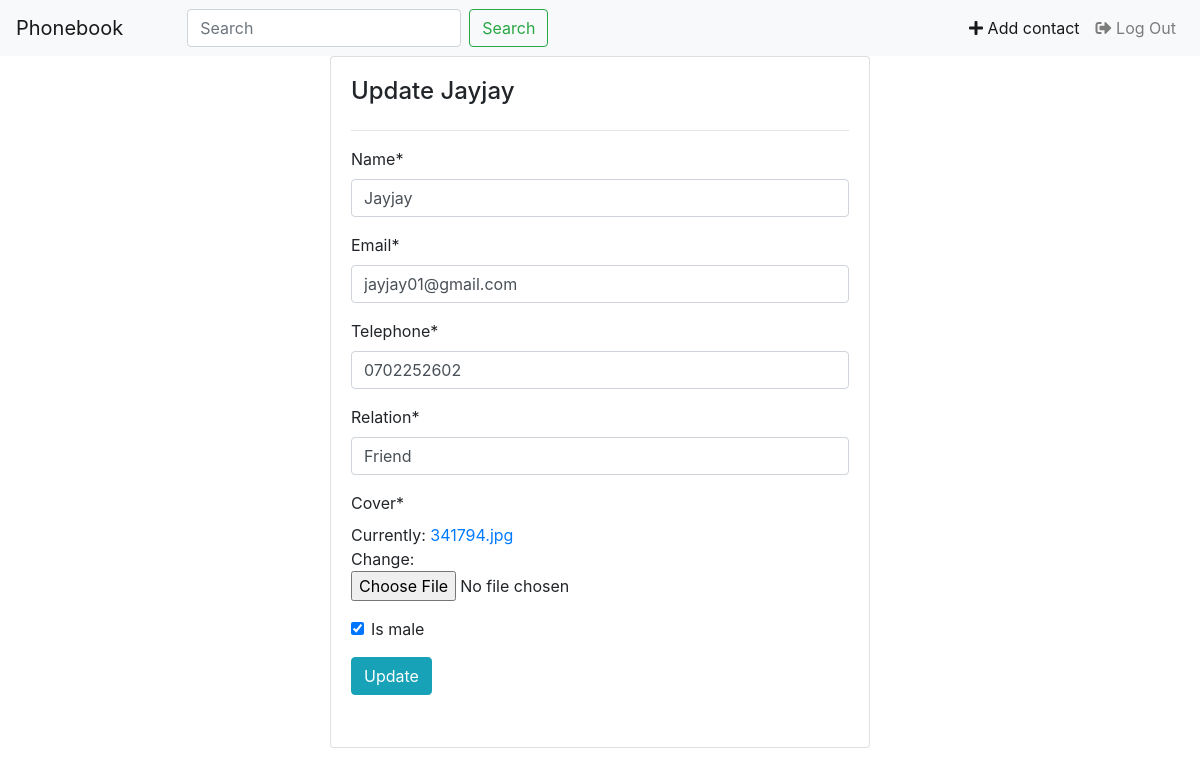
/1/update-contact, run on the app's committed database.
### phonebook/models.py (models this page shows, shortened)
class Contact(models.Model):
    user = models.ForeignKey(User, on_delete=models.CASCADE)
    name = models.CharField(max_length=45)
    email = models.EmailField()
    telephone = models.CharField(max_length=15)
    relation = models.CharField(max_length=45)
    cover = models.FileField()
    is_male = models.BooleanField(default=True)
    created = models.DateTimeField(default=timezone.now)

### phonebook/views.py (the view)
# urls.py: path('<int:pk>/update-contact', views.ContactUpdateView.as_view(), name='update-contact'),
class ContactUpdateView(UpdateView):
    model = Contact
    fields = ['name', 'email', 'telephone', 'relation', 'cover', 'is_male']

### phonebook/templates/phonebook/contact_form.html (shortened to what this page needs)
{% extends 'phonebook/base.html' %}
{% block content %}
{% load crispy_forms_tags%}
<div class="container">
    <div class="row">
        <div class="col-sm-3"></div>
        <div class="col-sm-6">
            <div class="card card-body">
                <h4>{% if object %} Update {{ object.name }} {% else %}Add Contact {% endif %}</h4>
                <hr>
                <form class="form-horizontal" method="POST" enctype="multipart/form-data">
                    {{ form|crispy }}
                    <div class="form-group">
                        <button type="submit" class="btn btn-info"> {% if object %} Update {% else %} Submit {% endif %}</button>
                    </div>
                </form>
            </div>
        </div>
    </div>
</div>
{% endblock %}

### data on the page
Contact: name "Jayjay", email "jayjay01@gmail.com", telephone "0702252602", relation "Friend", is_male "☑"
